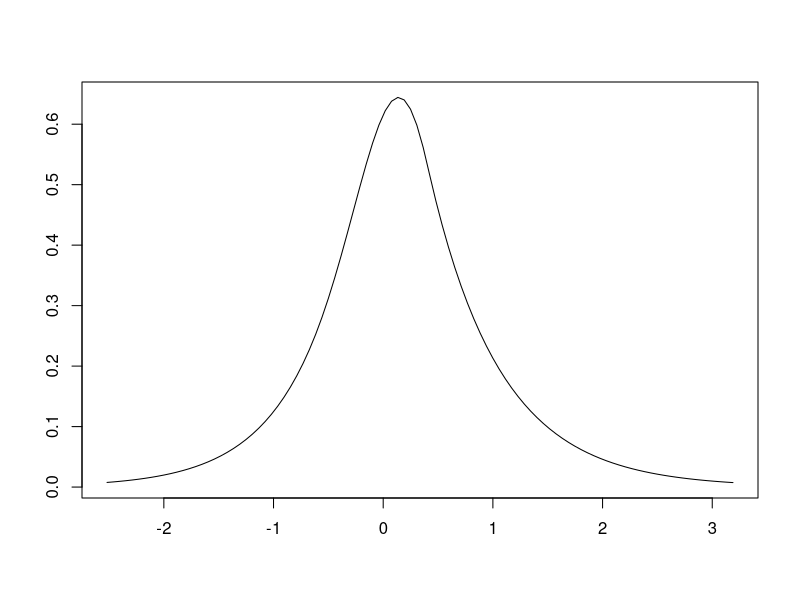

The R script that drew this image:
library(polspline)


### Name: logspline
### Title: Logspline Density Estimation
### Aliases: logspline
### Keywords: distribution smooth

### ** Examples

y <- rnorm(100)
fit <- logspline(y)       
plot(fit)
#
# as (4 == length(-2, -1, 0, 1, 2) -1), this forces these initial knots,
# and does no knot selection
fit <- logspline(y, knots = c(-2, -1, 0, 1, 2), maxknots = 4, penalty = 0)  
#
# the following example give one of the rare examples where logspline
# crashes, and this shows the use of error.action = 2.
#
set.seed(118)
zz <- rnorm(300)
zz[151:300] <- zz[151:300]+5
zz <- round(zz)
fit <- logspline(zz)
#
# you could rerun this with 
# fit <- logspline(zz, error.action=0)
# or
# fit <- logspline(zz, error.action=1)
